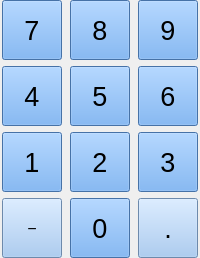
       <widget class="QWidget" name="kbdNum" native="true">
        <property name="sizePolicy">
         <sizepolicy hsizetype="Fixed" vsizetype="Fixed">
          <horstretch>0</horstretch>
          <verstretch>0</verstretch>
         </sizepolicy>
        </property>
        <layout class="QGridLayout" name="gridLayout">
         <property name="leftMargin">
          <number>0</number>
         </property>
         <property name="topMargin">
          <number>0</number>
         </property>
         <property name="rightMargin">
          <number>0</number>
         </property>
         <property name="bottomMargin">
          <number>0</number>
         </property>
         <item row="0" column="0">
          <widget class="QPushButton" name="keybButton7">
           <property name="sizePolicy">
            <sizepolicy hsizetype="Fixed" vsizetype="Fixed">
             <horstretch>0</horstretch>
             <verstretch>0</verstretch>
            </sizepolicy>
           </property>
           <property name="minimumSize">
            <size>
             <width>60</width>
             <height>60</height>
            </size>
           </property>
           <property name="maximumSize">
            <size>
             <width>60</width>
             <height>60</height>
            </size>
           </property>
           <property name="font">
            <font>
             <pointsize>20</pointsize>
            </font>
           </property>
           <property name="focusPolicy">
            <enum>Qt::NoFocus</enum>
           </property>
           <property name="styleSheet">
            <string notr="true">background-color: rgb(98, 160, 234);</string>
           </property>
           <property name="text">
            <string>7</string>
           </property>
          </widget>
         </item>
         <item row="0" column="1">
          <widget class="QPushButton" name="keybButton8">
           <property name="sizePolicy">
            <sizepolicy hsizetype="Fixed" vsizetype="Fixed">
             <horstretch>0</horstretch>
             <verstretch>0</verstretch>
            </sizepolicy>
           </property>
           <property name="minimumSize">
            <size>
             <width>60</width>
             <height>60</height>
            </size>
           </property>
           <property name="maximumSize">
            <size>
             <width>60</width>
             <height>60</height>
            </size>
           </property>
           <property name="font">
            <font>
             <pointsize>20</pointsize>
            </font>
           </property>
           <property name="focusPolicy">
            <enum>Qt::NoFocus</enum>
           </property>
           <property name="styleSheet">
            <string notr="true">background-color: rgb(98, 160, 234);</string>
           </property>
           <property name="text">
            <string>8</string>
           </property>
          </widget>
         </item>
         <item row="0" column="2">
          <widget class="QPushButton" name="keybButton9">
           <property name="sizePolicy">
            <sizepolicy hsizetype="Fixed" vsizetype="Fixed">
             <horstretch>0</horstretch>
             <verstretch>0</verstretch>
            </sizepolicy>
           </property>
           <property name="minimumSize">
            <size>
             <width>60</width>
             <height>60</height>
            </size>
           </property>
           <property name="maximumSize">
            <size>
             <width>60</width>
             <height>60</height>
            </size>
           </property>
           <property name="font">
            <font>
             <pointsize>20</pointsize>
            </font>
           </property>
           <property name="focusPolicy">
            <enum>Qt::NoFocus</enum>
           </property>
           <property name="styleSheet">
            <string notr="true">background-color: rgb(98, 160, 234);</string>
           </property>
           <property name="text">
            <string>9</string>
           </property>
          </widget>
         </item>
         <item row="1" column="0">
          <widget class="QPushButton" name="keybButton4">
           <property name="sizePolicy">
            <sizepolicy hsizetype="Fixed" vsizetype="Fixed">
             <horstretch>0</horstretch>
             <verstretch>0</verstretch>
            </sizepolicy>
           </property>
           <property name="minimumSize">
            <size>
             <width>60</width>
             <height>60</height>
            </size>
           </property>
           <property name="maximumSize">
            <size>
             <width>60</width>
             <height>60</height>
            </size>
           </property>
           <property name="font">
            <font>
             <pointsize>20</pointsize>
            </font>
           </property>
           <property name="focusPolicy">
            <enum>Qt::NoFocus</enum>
           </property>
           <property name="styleSheet">
            <string notr="true">background-color: rgb(98, 160, 234);</string>
           </property>
           <property name="text">
            <string>4</string>
           </property>
          </widget>
         </item>
         <item row="1" column="1">
          <widget class="QPushButton" name="keybButton5">
           <property name="sizePolicy">
            <sizepolicy hsizetype="Fixed" vsizetype="Fixed">
             <horstretch>0</horstretch>
             <verstretch>0</verstretch>
            </sizepolicy>
           </property>
           <property name="minimumSize">
            <size>
             <width>60</width>
             <height>60</height>
            </size>
           </property>
           <property name="maximumSize">
            <size>
             <width>60</width>
             <height>60</height>
            </size>
           </property>
           <property name="font">
            <font>
             <pointsize>20</pointsize>
            </font>
           </property>
           <property name="focusPolicy">
            <enum>Qt::NoFocus</enum>
           </property>
           <property name="styleSheet">
            <string notr="true">background-color: rgb(98, 160, 234);</string>
           </property>
           <property name="text">
            <string>5</string>
           </property>
          </widget>
         </item>
         <item row="1" column="2">
          <widget class="QPushButton" name="keybButton6">
           <property name="sizePolicy">
            <sizepolicy hsizetype="Fixed" vsizetype="Fixed">
             <horstretch>0</horstretch>
             <verstretch>0</verstretch>
            </sizepolicy>
           </property>
           <property name="minimumSize">
            <size>
             <width>60</width>
             <height>60</height>
            </size>
           </property>
           <property name="maximumSize">
            <size>
             <width>60</width>
             <height>60</height>
            </size>
           </property>
           <property name="font">
            <font>
             <pointsize>20</pointsize>
            </font>
           </property>
           <property name="focusPolicy">
            <enum>Qt::NoFocus</enum>
           </property>
           <property name="styleSheet">
            <string notr="true">background-color: rgb(98, 160, 234);</string>
           </property>
           <property name="text">
            <string>6</string>
           </property>
          </widget>
         </item>
         <item row="2" column="0">
          <widget class="QPushButton" name="keybButton1">
           <property name="sizePolicy">
            <sizepolicy hsizetype="Fixed" vsizetype="Fixed">
             <horstretch>0</horstretch>
             <verstretch>0</verstretch>
            </sizepolicy>
           </property>
           <property name="minimumSize">
            <size>
             <width>60</width>
             <height>60</height>
            </size>
           </property>
           <property name="maximumSize">
            <size>
             <width>60</width>
             <height>60</height>
            </size>
           </property>
           <property name="font">
            <font>
             <pointsize>20</pointsize>
            </font>
           </property>
           <property name="focusPolicy">
            <enum>Qt::NoFocus</enum>
           </property>
           <property name="styleSheet">
            <string notr="true">background-color: rgb(98, 160, 234);</string>
           </property>
           <property name="text">
            <string>1</string>
           </property>
          </widget>
         </item>
         <item row="2" column="1">
          <widget class="QPushButton" name="keybButton2">
           <property name="sizePolicy">
            <sizepolicy hsizetype="Fixed" vsizetype="Fixed">
             <horstretch>0</horstretch>
             <verstretch>0</verstretch>
            </sizepolicy>
           </property>
           <property name="minimumSize">
            <size>
             <width>60</width>
             <height>60</height>
            </size>
           </property>
           <property name="maximumSize">
            <size>
             <width>60</width>
             <height>60</height>
            </size>
           </property>
           <property name="font">
            <font>
             <pointsize>20</pointsize>
            </font>
           </property>
           <property name="focusPolicy">
            <enum>Qt::NoFocus</enum>
           </property>
           <property name="styleSheet">
            <string notr="true">background-color: rgb(98, 160, 234);</string>
           </property>
           <property name="text">
            <string>2</string>
           </property>
          </widget>
         </item>
         <item row="2" column="2">
          <widget class="QPushButton" name="keybButton3">
           <property name="sizePolicy">
            <sizepolicy hsizetype="Fixed" vsizetype="Fixed">
             <horstretch>0</horstretch>
             <verstretch>0</verstretch>
            </sizepolicy>
           </property>
           <property name="minimumSize">
            <size>
             <width>60</width>
             <height>60</height>
            </size>
           </property>
           <property name="maximumSize">
            <size>
             <width>60</width>
             <height>60</height>
            </size>
           </property>
           <property name="font">
            <font>
             <pointsize>20</pointsize>
            </font>
           </property>
           <property name="focusPolicy">
            <enum>Qt::NoFocus</enum>
           </property>
           <property name="styleSheet">
            <string notr="true">background-color: rgb(98, 160, 234);</string>
           </property>
           <property name="text">
            <string>3</string>
           </property>
          </widget>
         </item>
         <item row="3" column="0">
          <widget class="QPushButton" name="keybButtonMoins">
           <property name="minimumSize">
            <size>
             <width>60</width>
             <height>60</height>
            </size>
           </property>
           <property name="maximumSize">
            <size>
             <width>60</width>
             <height>60</height>
            </size>
           </property>
           <property name="font">
            <font>
             <pointsize>12</pointsize>
             <weight>50</weight>
             <bold>false</bold>
            </font>
           </property>
           <property name="focusPolicy">
            <enum>Qt::NoFocus</enum>
           </property>
           <property name="styleSheet">
            <string notr="true">background-color: rgb(153, 193, 241);</string>
           </property>
           <property name="text">
            <string>−</string>
           </property>
          </widget>
         </item>
         <item row="3" column="1">
          <widget class="QPushButton" name="keybButton0">
           <property name="sizePolicy">
            <sizepolicy hsizetype="Fixed" vsizetype="Fixed">
             <horstretch>0</horstretch>
             <verstretch>0</verstretch>
            </sizepolicy>
           </property>
           <property name="minimumSize">
            <size>
             <width>60</width>
             <height>60</height>
            </size>
           </property>
           <property name="maximumSize">
            <size>
             <width>60</width>
             <height>60</height>
            </size>
           </property>
           <property name="font">
            <font>
             <pointsize>20</pointsize>
            </font>
           </property>
           <property name="focusPolicy">
            <enum>Qt::NoFocus</enum>
           </property>
           <property name="styleSheet">
            <string notr="true">background-color: rgb(98, 160, 234);</string>
           </property>
           <property name="text">
            <string>0</string>
           </property>
          </widget>
         </item>
         <item row="3" column="2">
          <widget class="QPushButton" name="keybButtonPoint">
           <property name="sizePolicy">
            <sizepolicy hsizetype="Fixed" vsizetype="Fixed">
             <horstretch>0</horstretch>
             <verstretch>0</verstretch>
            </sizepolicy>
           </property>
           <property name="minimumSize">
            <size>
             <width>60</width>
             <height>60</height>
            </size>
           </property>
           <property name="maximumSize">
            <size>
             <width>60</width>
             <height>60</height>
            </size>
           </property>
           <property name="font">
            <font>
             <pointsize>20</pointsize>
            </font>
           </property>
           <property name="focusPolicy">
            <enum>Qt::NoFocus</enum>
           </property>
           <property name="styleSheet">
            <string notr="true">background-color: rgb(153, 193, 241);</string>
           </property>
           <property name="text">
            <string>.</string>
           </property>
          </widget>
         </item>
        </layout>
       </widget>
